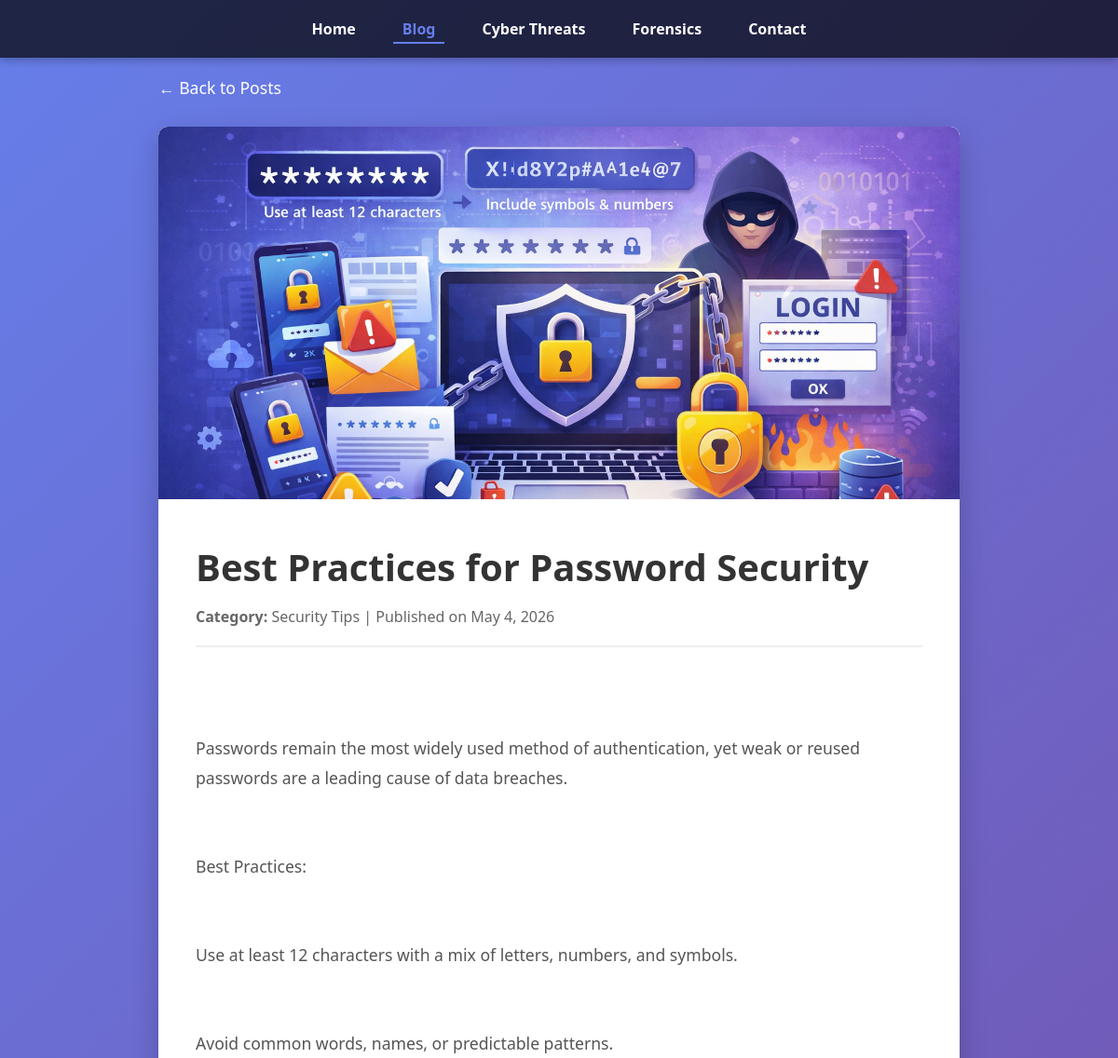
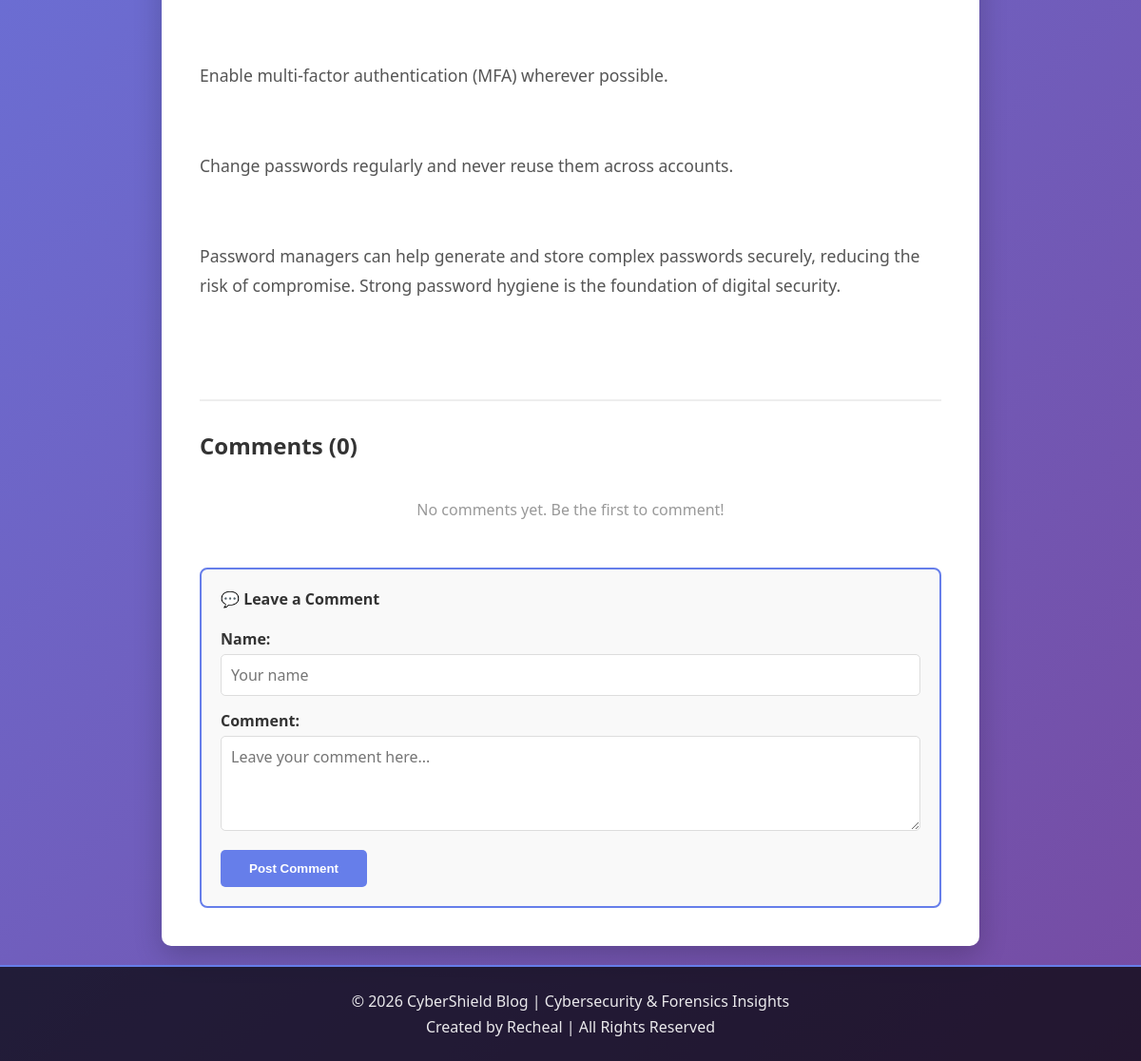
Screenshot of /post/3/ with the database file from the repository (2 pictures, top to bottom).
### blog/models.py (models this page shows, shortened)
class Post(models.Model):
    title = models.CharField(max_length=200)
    body = models.TextField()
    category = models.CharField(max_length=100)
    image = models.ImageField(upload_to='blog_images/', blank=True, null=True)  # ✅ added
    created_at = models.DateTimeField(auto_now_add=True)

### blog/views.py (the view, shortened to what this page needs)
# urls.py: path('post/<int:pk>/', views.post_detail, name='post_detail'),
def post_detail(request, pk):
    post = get_object_or_404(Post, pk=pk)
    comments = post.comments.all().order_by('-pub_date')
    return render(request, 'blog/post_detail.html', {'post': post, 'comments': comments})

### blog/templates/blog/post_detail.html (shortened to what this page needs)
<!DOCTYPE html>
<html>
<head>
</head>
<body>
    <div class="wrapper">
        <nav>
            <a href="/">Home</a>
            <a href="/blog/" class="active">Blog</a>
            <a href="/threats/">Cyber Threats</a>
            <a href="/forensics/">Forensics</a>
            <a href="/contact/">Contact</a>
        </nav>
        <div class="container">
            <a href="{% url 'post_list' %}" class="back-link">← Back to Posts</a>
            <article class="post-detail">
                {% if post.image %}
                    <img src="{{ post.image.url }}" alt="{{ post.title }}" class="post-image">
                {% else %}
                    <div class="post-image" style="background: linear-gradient(135deg, #667eea 0%, #764ba2 100%); display: flex; align-items: center; justify-content: center;">
                        <span style="color: white; font-size: 4em;">🔐</span>
                    </div>
                {% endif %}
                <div class="post-content">
                    <h1 class="post-title">{{ post.title }}</h1>
                    <div class="post-meta">
                        <strong>Category:</strong> {{ post.category }} |
                        Published on {{ post.created_at|date:"F j, Y" }}
                    </div>
                    <div class="post-body">
                        {{ post.body|linebreaks }}
                    </div>
                    <div class="comments-section">
                        <h3>Comments ({{ comments.count }})</h3>
                        {% if comments %}
                            {% for comment in comments %}
                            <div class="comment">
                                <div class="comment-author">{{ comment.author }}</div>
                                <div class="comment-date">{{ comment.pub_date|date:"F j, Y \a\t H:i" }}</div>
                                <div class="comment-content">{{ comment.content }}</div>
                            </div>
                            {% endfor %}
                        {% else %}
                        <div class="no-comments">
                            <p>No comments yet. Be the first to comment!</p>
                        </div>
                        {% endif %}
                        <div class="comment-form">
                            <h4>💬 Leave a Comment</h4>
                            <form method="post" action="">
                                <div class="form-group">
                                    <label for="author">Name:</label>
                                    <input type="text" id="author" name="author" placeholder="Your name" required>
                                </div>
                                <div class="form-group">
                                    <label for="content">Comment:</label>
                                    <textarea id="content" name="content" placeholder="Leave your comment here..." required></textarea>
                                </div>
                                <button type="submit" class="comment-submit">Post Comment</button>
                            </form>
                        </div>
                    </div>
                </div>
            </article>
        </div>
        <footer>
            <p>© 2026 CyberShield Blog | Cybersecurity & Forensics Insights</p>
            <p>Created by Recheal | All Rights Reserved</p>
        </footer>
    </div>
</body>
</html>

### blog/templates/blog/post_detail.html (style rules this page uses)
* { margin: 0; padding: 0; box-sizing: border-box; }
body { font-family: 'Segoe UI', Tahoma, Geneva, Verdana, sans-serif; background: linear-gradient(135deg, #667eea 0%, #764ba2 100%); min-height: 100vh; display: flex; flex-direction: column; }
.wrapper { flex: 1; display: flex; flex-direction: column; }
nav { background: rgba(0, 0, 0, 0.7); padding: 15px 20px; display: flex; justify-content: center; gap: 30px; flex-wrap: wrap; box-shadow: 0 2px 10px rgba(0, 0, 0, 0.3); }
nav a { color: white; text-decoration: none; font-weight: 600; font-size: 1em; transition: color 0.3s; padding: 5px 10px; }
nav a.active { color: #667eea; border-bottom: 2px solid #667eea; padding-bottom: 3px; }
.container { max-width: 900px; margin: 0 auto; padding: 20px; flex: 1; }
.back-link { display: inline-block; color: white; text-decoration: none; margin-bottom: 30px; font-size: 1.1em; transition: opacity 0.3s; }
.post-detail { background: white; border-radius: 10px; overflow: hidden; box-shadow: 0 10px 30px rgba(0, 0, 0, 0.2); }
.post-image { width: 100%; height: 400px; object-fit: cover; background: #f0f0f0; }
.post-content { padding: 40px; }
.post-title { font-size: 2.5em; color: #333; margin-bottom: 15px; }
.post-meta { font-size: 1em; color: #666; margin-bottom: 30px; border-bottom: 2px solid #eee; padding-bottom: 20px; }
.post-body { font-size: 1.1em; line-height: 1.8; color: #555; margin-bottom: 40px; white-space: pre-wrap; word-wrap: break-word; }
.comments-section { border-top: 2px solid #eee; padding-top: 30px; }
.comments-section h3 { font-size: 1.5em; margin-bottom: 20px; color: #333; }
.no-comments { text-align: center; color: #999; padding: 20px; }
.comment-form { background: #f9f9f9; padding: 20px; margin-top: 30px; border-radius: 8px; border: 2px solid #667eea; }
.comment-form h4 { color: #333; margin-top: 0; margin-bottom: 20px; }
.form-group { margin-bottom: 15px; }
.form-group label { display: block; color: #333; font-weight: 600; margin-bottom: 5px; }
.form-group input, .form-group textarea { width: 100%; padding: 10px; border: 1px solid #ddd; border-radius: 5px; font-family: inherit; font-size: 1em; }
.form-group textarea { resize: vertical; min-height: 100px; }
.comment-submit { background: #667eea; color: white; border: none; padding: 12px 30px; border-radius: 5px; cursor: pointer; font-weight: 600; transition: background 0.3s; }
footer { background: rgba(0, 0, 0, 0.7); color: white; text-align: center; padding: 20px; margin-top: auto; border-top: 2px solid #667eea; }
footer p { margin: 5px 0; opacity: 0.9; }

### rows the page displays
Post: image (picture), title "Best Practices for Password Security", category "Security Tips", created_at "May 4, 2026", body "Passwords remain the most widely used method of authentication, yet weak or reused passwords are a leading cause of data breaches. Best Practices: Use at least 12 characters with a mix of letters, numbers, and symbols. Avoid common words, names, or predictable patterns. Enable multi‑factor authentication (MFA) wherever possible. Change passwords regularly and never reuse them across accounts. Password managers can help generate and store complex passwords securely, reducing the risk of compromise. Strong password hygiene is the foundation of digital security."

### other values shown
{{ comments.count }} "0"
